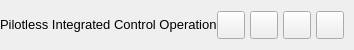
           <widget class="QFrame" name="contentTopBg">
            <property name="minimumSize">
             <size>
              <width>0</width>
              <height>50</height>
             </size>
            </property>
            <property name="maximumSize">
             <size>
              <width>16777215</width>
              <height>50</height>
             </size>
            </property>
            <property name="frameShape">
             <enum>QFrame::Shape::NoFrame</enum>
            </property>
            <property name="frameShadow">
             <enum>QFrame::Shadow::Raised</enum>
            </property>
            <layout class="QHBoxLayout" name="horizontalLayout">
             <property name="spacing">
              <number>0</number>
             </property>
             <property name="leftMargin">
              <number>0</number>
             </property>
             <property name="topMargin">
              <number>0</number>
             </property>
             <property name="rightMargin">
              <number>10</number>
             </property>
             <property name="bottomMargin">
              <number>0</number>
             </property>
             <item>
              <widget class="QFrame" name="leftBox">
               <property name="sizePolicy">
                <sizepolicy hsizetype="Expanding" vsizetype="Preferred">
                 <horstretch>0</horstretch>
                 <verstretch>0</verstretch>
                </sizepolicy>
               </property>
               <property name="frameShape">
                <enum>QFrame::Shape::NoFrame</enum>
               </property>
               <property name="frameShadow">
                <enum>QFrame::Shadow::Raised</enum>
               </property>
               <layout class="QHBoxLayout" name="horizontalLayout_3">
                <property name="spacing">
                 <number>0</number>
                </property>
                <property name="leftMargin">
                 <number>0</number>
                </property>
                <property name="topMargin">
                 <number>0</number>
                </property>
                <property name="rightMargin">
                 <number>0</number>
                </property>
                <property name="bottomMargin">
                 <number>0</number>
                </property>
                <item>
                 <widget class="QLabel" name="titleRightInfo">
                  <property name="sizePolicy">
                   <sizepolicy hsizetype="Preferred" vsizetype="Expanding">
                    <horstretch>0</horstretch>
                    <verstretch>0</verstretch>
                   </sizepolicy>
                  </property>
                  <property name="maximumSize">
                   <size>
                    <width>16777215</width>
                    <height>45</height>
                   </size>
                  </property>
                  <property name="font">
                   <font>
                    <family>Segoe UI</family>
                    <pointsize>10</pointsize>
                    <italic>false</italic>
                    <bold>false</bold>
                   </font>
                  </property>
                  <property name="text">
                   <string>Pilotless Integrated Control Operation</string>
                  </property>
                  <property name="alignment">
                   <set>Qt::AlignmentFlag::AlignLeading|Qt::AlignmentFlag::AlignLeft|Qt::AlignmentFlag::AlignVCenter</set>
                  </property>
                 </widget>
                </item>
               </layout>
              </widget>
             </item>
             <item alignment="Qt::AlignmentFlag::AlignRight">
              <widget class="QFrame" name="rightButtons">
               <property name="minimumSize">
                <size>
                 <width>0</width>
                 <height>28</height>
                </size>
               </property>
               <property name="frameShape">
                <enum>QFrame::Shape::NoFrame</enum>
               </property>
               <property name="frameShadow">
                <enum>QFrame::Shadow::Raised</enum>
               </property>
               <layout class="QHBoxLayout" name="horizontalLayout_2">
                <property name="spacing">
                 <number>5</number>
                </property>
                <property name="leftMargin">
                 <number>0</number>
                </property>
                <property name="topMargin">
                 <number>0</number>
                </property>
                <property name="rightMargin">
                 <number>0</number>
                </property>
                <property name="bottomMargin">
                 <number>0</number>
                </property>
                <item>
                 <widget class="QPushButton" name="settingsTopBtn">
                  <property name="minimumSize">
                   <size>
                    <width>28</width>
                    <height>28</height>
                   </size>
                  </property>
                  <property name="maximumSize">
                   <size>
                    <width>28</width>
                    <height>28</height>
                   </size>
                  </property>
                  <property name="cursor">
                   <cursorShape>PointingHandCursor</cursorShape>
                  </property>
                  <property name="toolTip">
                   <string>Settings</string>
                  </property>
                  <property name="text">
                   <string/>
                  </property>
                  <property name="icon">
                   <iconset resource="resources.qrc">
                    <normaloff>:/icons/images/icons/icon_settings.png</normaloff>:/icons/images/icons/icon_settings.png</iconset>
                  </property>
                  <property name="iconSize">
                   <size>
                    <width>20</width>
                    <height>20</height>
                   </size>
                  </property>
                 </widget>
                </item>
                <item>
                 <widget class="QPushButton" name="minimizeAppBtn">
                  <property name="minimumSize">
                   <size>
                    <width>28</width>
                    <height>28</height>
                   </size>
                  </property>
                  <property name="maximumSize">
                   <size>
                    <width>28</width>
                    <height>28</height>
                   </size>
                  </property>
                  <property name="cursor">
                   <cursorShape>PointingHandCursor</cursorShape>
                  </property>
                  <property name="toolTip">
                   <string>Minimize</string>
                  </property>
                  <property name="text">
                   <string/>
                  </property>
                  <property name="icon">
                   <iconset resource="resources.qrc">
                    <normaloff>:/icons/images/icons/icon_minimize.png</normaloff>:/icons/images/icons/icon_minimize.png</iconset>
                  </property>
                  <property name="iconSize">
                   <size>
                    <width>20</width>
                    <height>20</height>
                   </size>
                  </property>
                 </widget>
                </item>
                <item>
                 <widget class="QPushButton" name="maximizeRestoreAppBtn">
                  <property name="minimumSize">
                   <size>
                    <width>28</width>
                    <height>28</height>
                   </size>
                  </property>
                  <property name="maximumSize">
                   <size>
                    <width>28</width>
                    <height>28</height>
                   </size>
                  </property>
                  <property name="font">
                   <font>
                    <family>Segoe UI</family>
                    <pointsize>10</pointsize>
                    <italic>false</italic>
                    <bold>false</bold>
                    <stylestrategy>PreferDefault</stylestrategy>
                   </font>
                  </property>
                  <property name="cursor">
                   <cursorShape>PointingHandCursor</cursorShape>
                  </property>
                  <property name="toolTip">
                   <string>Maximize</string>
                  </property>
                  <property name="text">
                   <string/>
                  </property>
                  <property name="icon">
                   <iconset resource="resources.qrc">
                    <normaloff>:/icons/images/icons/icon_maximize.png</normaloff>:/icons/images/icons/icon_maximize.png</iconset>
                  </property>
                  <property name="iconSize">
                   <size>
                    <width>20</width>
                    <height>20</height>
                   </size>
                  </property>
                 </widget>
                </item>
                <item>
                 <widget class="QPushButton" name="closeAppBtn">
                  <property name="minimumSize">
                   <size>
                    <width>28</width>
                    <height>28</height>
                   </size>
                  </property>
                  <property name="maximumSize">
                   <size>
                    <width>28</width>
                    <height>28</height>
                   </size>
                  </property>
                  <property name="cursor">
                   <cursorShape>PointingHandCursor</cursorShape>
                  </property>
                  <property name="toolTip">
                   <string>Close</string>
                  </property>
                  <property name="text">
                   <string/>
                  </property>
                  <property name="icon">
                   <iconset resource="resources.qrc">
                    <normaloff>:/icons/images/icons/icon_close.png</normaloff>:/icons/images/icons/icon_close.png</iconset>
                  </property>
                  <property name="iconSize">
                   <size>
                    <width>20</width>
                    <height>20</height>
                   </size>
                  </property>
                 </widget>
                </item>
               </layout>
              </widget>
             </item>
            </layout>
           </widget>
